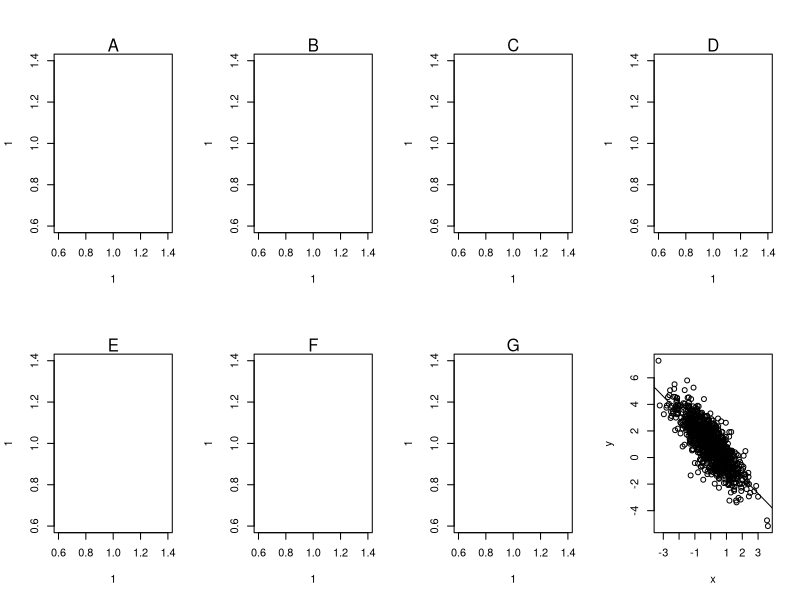
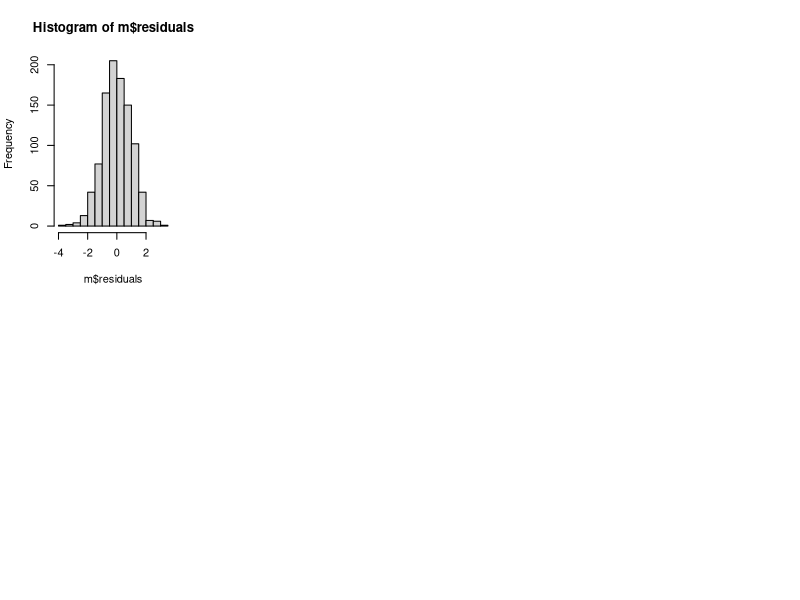

The R script that drew these images, in order:

par(mfrow=c(2,4))
for(i in 1:7){
  plot(1,1,type="n")
  mtext(LETTERS[i])
}

x <- rnorm(1000)
e <- rnorm(1000)
y <- 1 - 1.2 * x + e

m <- lm(formula = y ~ x)
plot(x,y)
abline(m)
names(m)
summary(m)
hist(m$residuals)
predx=100
m$coefficients[1] + m$coefficients[2] * predx

predict(m, data.frame(x = 100) , interval="prediction")
m$fitted.values


x=data.frame(rnorm(1000),rexp(1000),rbinom(1000,1,.6))
names(x)<-c('x1','x2','x3')
View(x)
beta<-c(1.5,-0.8,1.1)
y<-as.matrix(x)%*%beta + rnorm(1000,0,1)
as.matrix(x)
m<-lm(y ~ x1 + x2 + x3, data=x)
summary(m)


